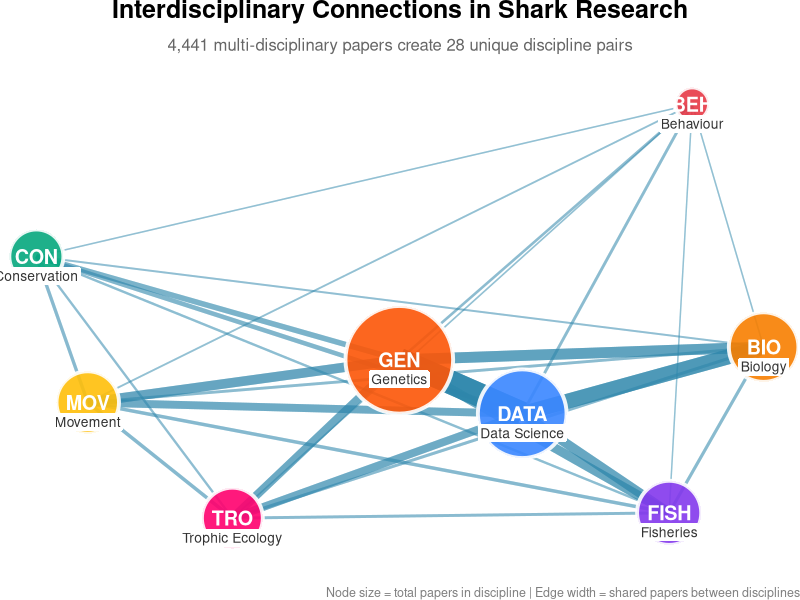
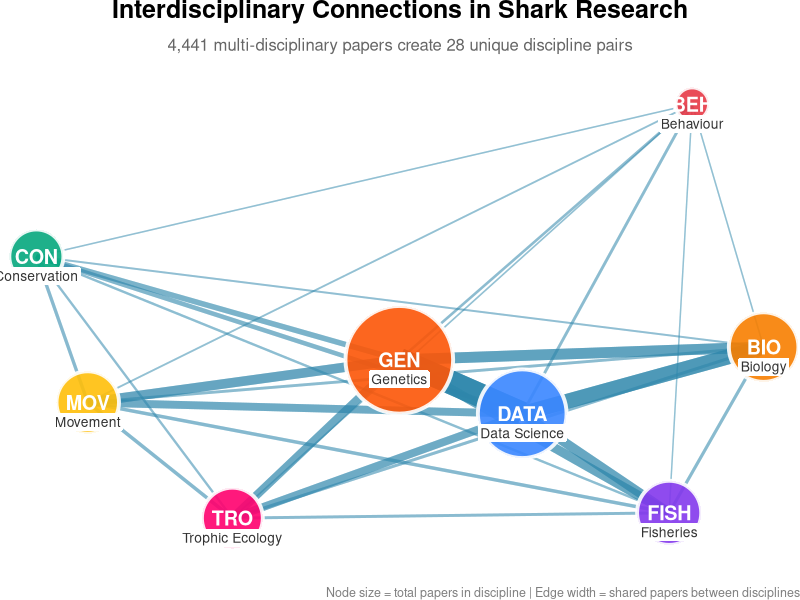
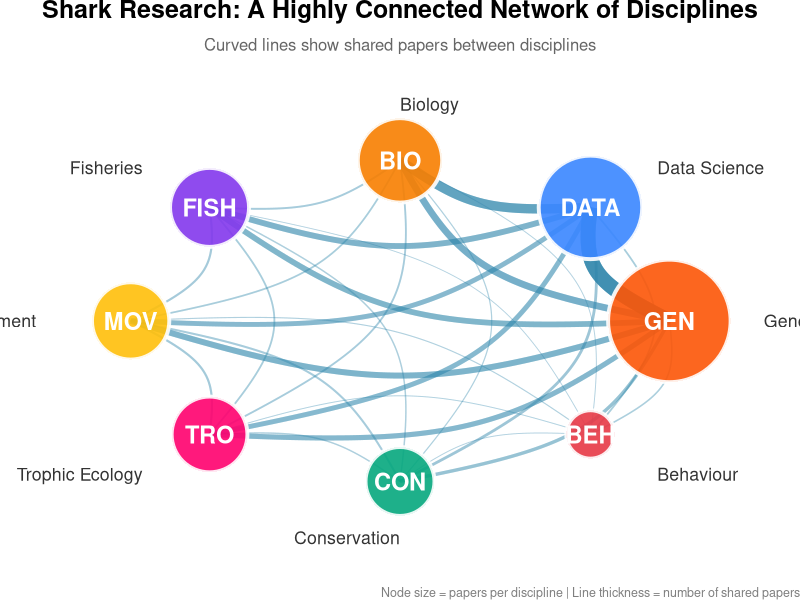
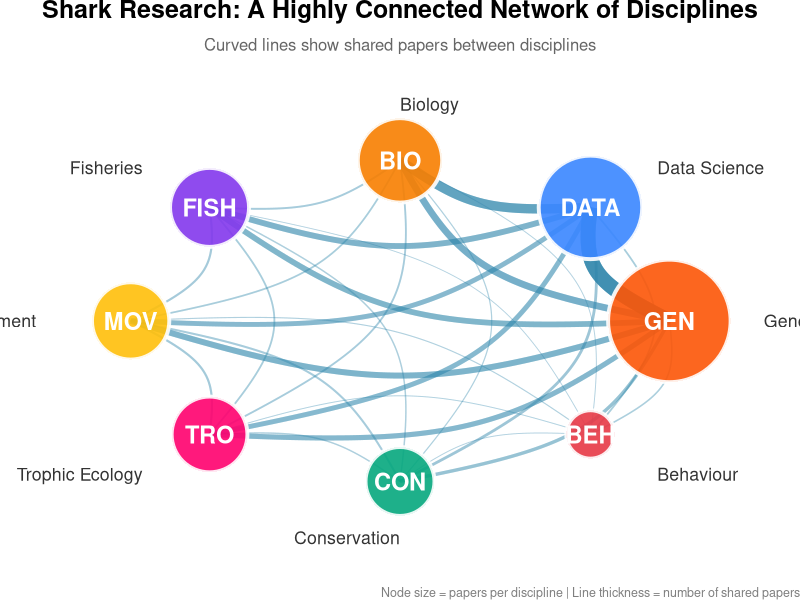
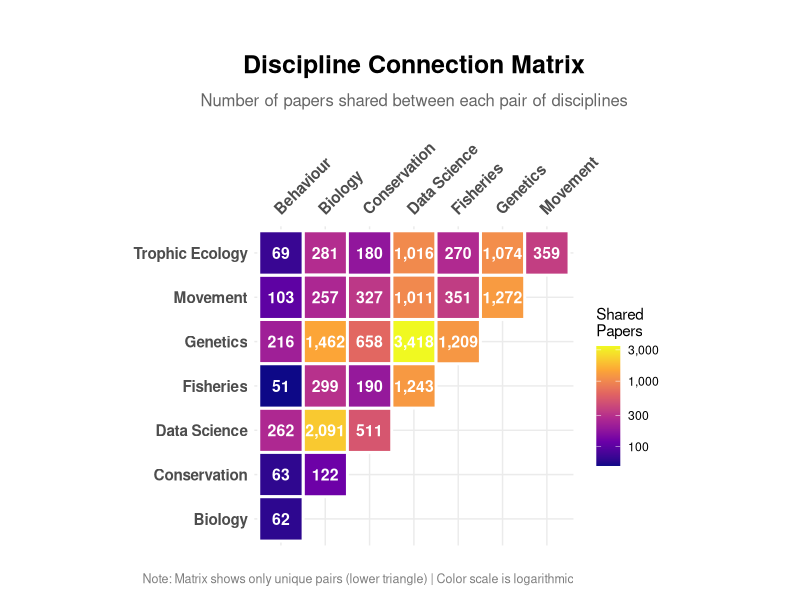
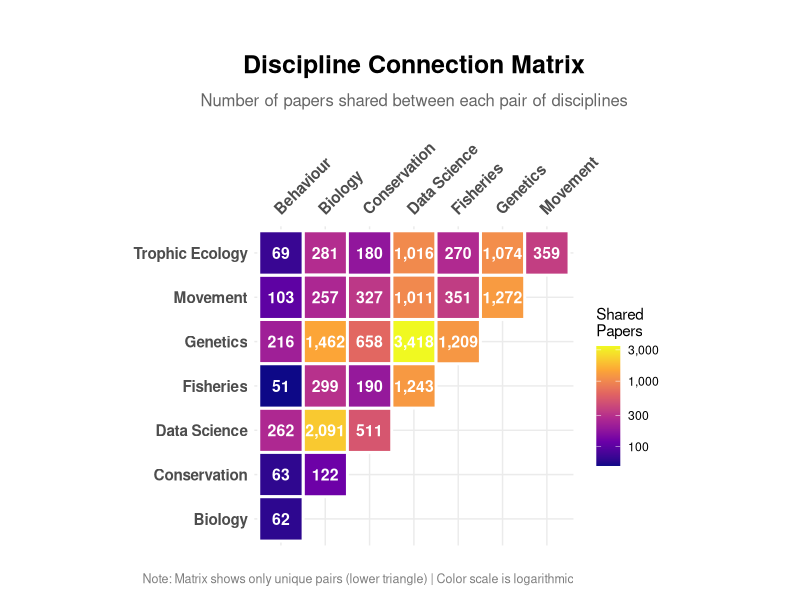
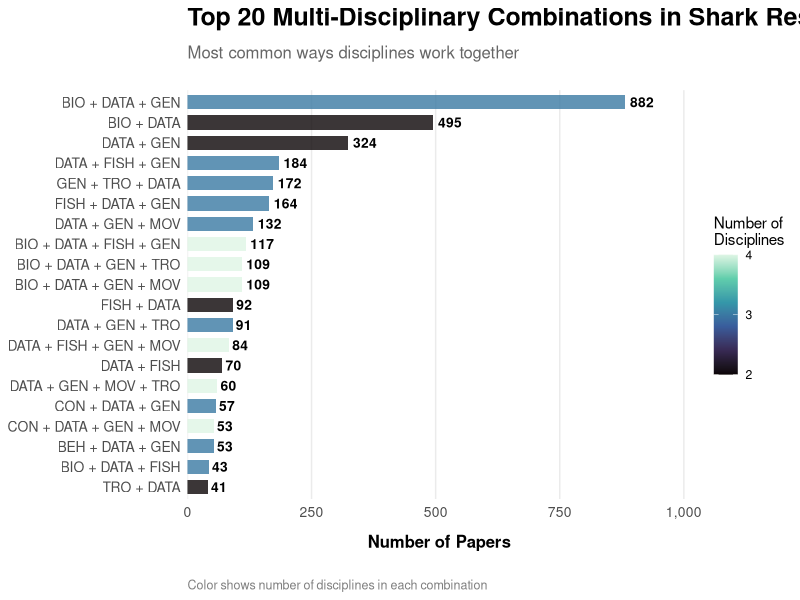
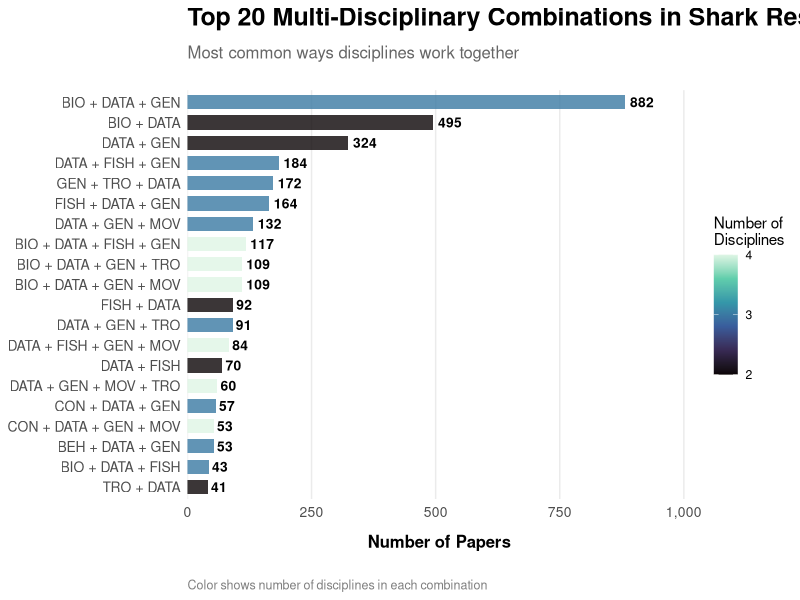

Here is the R script that generated these plots, in order:
#!/usr/bin/env Rscript
# ============================================================================
# ALL DISCIPLINES NETWORK VISUALIZATION
# ============================================================================
# Purpose: Visualize connections between ALL 8 disciplines in shark research
# Shows: Multi-disciplinary papers, collaboration patterns, discipline clusters
# Output: Tree, circular, chord, and matrix visualizations
# ============================================================================

library(tidyverse)
library(igraph)
library(ggraph)
library(scales)
library(viridis)

# ============================================================================
# DISCIPLINE METADATA
# ============================================================================

# Discipline names and colors (from database schema)
discipline_info <- tibble(
  code = c("BEH", "BIO", "CON", "DATA", "FISH", "GEN", "MOV", "TRO"),
  name = c("Behaviour", "Biology", "Conservation", "Data Science",
           "Fisheries", "Genetics", "Movement", "Trophic Ecology"),
  color = c("#E63946", "#F77F00", "#06A77D", "#3A86FF",
            "#8338EC", "#FB5607", "#FFBE0B", "#FF006E")
)

# ============================================================================
# LOAD DATA
# ============================================================================

cat("\n=== LOADING DATA ===\n")

# Load discipline summary (total papers per discipline)
discipline_summary <- read_csv(
  "outputs/analysis/discipline_summary.csv",
  show_col_types = FALSE
)

# Load discipline cooccurrence matrix
cooccur_matrix <- read_csv(
  "outputs/analysis/discipline_cooccurrence_matrix.csv",
  show_col_types = FALSE
)

# Load DATA segmentation for multi-disciplinary analysis
data_seg <- read_csv(
  "outputs/analysis/data_science_segmentation.csv",
  show_col_types = FALSE
)

cat(sprintf("Loaded %d discipline codes\n", nrow(discipline_summary)))
cat(sprintf("Loaded %dx%d cooccurrence matrix\n", nrow(cooccur_matrix), ncol(cooccur_matrix) - 1))
cat(sprintf("Loaded %d papers for multi-discipline analysis\n", nrow(data_seg)))

# ============================================================================
# PREPARE NETWORK DATA
# ============================================================================

cat("\n=== PREPARING NETWORK DATA ===\n")

# Add discipline metadata to summary
discipline_counts <- discipline_summary %>%
  left_join(discipline_info, by = c("discipline_code" = "code")) %>%
  arrange(desc(paper_count))

cat("\nPapers per discipline:\n")
print(discipline_counts, n = Inf)

# Convert cooccurrence matrix to edge list
# The matrix has row names in first column and is symmetric
cooccur_long <- cooccur_matrix %>%
  rename(from_disc = 1) %>%  # First column is row names
  pivot_longer(
    cols = -from_disc,
    names_to = "to_disc",
    values_to = "shared_papers"
  ) %>%
  # Keep only lower triangle (avoid duplicates)
  filter(from_disc < to_disc) %>%
  # Remove zero connections
  filter(shared_papers > 0) %>%
  arrange(desc(shared_papers))

cat(sprintf("\nCreated %d unique discipline pairs\n", nrow(cooccur_long)))

# Show top connections
cat("\nTop 15 discipline connections:\n")
top_conn <- cooccur_long %>%
  head(15) %>%
  left_join(discipline_info, by = c("from_disc" = "code")) %>%
  left_join(discipline_info, by = c("to_disc" = "code")) %>%
  select(from = name.x, to = name.y, papers = shared_papers)
print(top_conn, n = 15)

# Calculate multi-disciplinary statistics
multi_disc_papers <- data_seg %>%
  filter(num_disciplines >= 2)

cat(sprintf("\nMulti-disciplinary papers: %d (%.1f%% of all papers)\n",
            nrow(multi_disc_papers),
            100 * nrow(multi_disc_papers) / nrow(data_seg)))

# Count papers per discipline combination
combination_counts <- multi_disc_papers %>%
  count(disciplines, num_disciplines, name = "papers") %>%
  arrange(desc(papers))

cat("\nTop 10 discipline combinations:\n")
print(head(combination_counts, 10), n = 10)

# ============================================================================
# CREATE NETWORK GRAPH
# ============================================================================

cat("\n=== BUILDING NETWORK GRAPH ===\n")

# Create nodes dataframe
nodes <- discipline_counts %>%
  select(name = discipline_code, full_name = name,
         papers = paper_count, color = color)

# Create edges dataframe (need both directions for undirected visualization)
edges <- bind_rows(
  cooccur_long %>% select(from = from_disc, to = to_disc, weight = shared_papers),
  cooccur_long %>% select(from = to_disc, to = from_disc, weight = shared_papers)
)

# Create igraph object
g <- graph_from_data_frame(edges, directed = FALSE, vertices = nodes)

cat(sprintf("Network: %d nodes, %d edges\n", vcount(g), ecount(g)))

# ============================================================================
# VISUALIZATION 1: FORCE-DIRECTED NETWORK
# ============================================================================

cat("\n=== CREATING FORCE-DIRECTED NETWORK VISUALIZATION ===\n")

set.seed(42)

p_network <- ggraph(g, layout = "fr") +
  # Draw edges (connections between disciplines)
  geom_edge_link(
    aes(width = weight, alpha = weight),
    color = "#2E86AB",
    show.legend = FALSE
  ) +
  scale_edge_width(range = c(0.5, 8)) +
  scale_edge_alpha(range = c(0.3, 0.8)) +
  # Draw nodes (disciplines)
  geom_node_point(
    aes(size = papers, fill = color),
    shape = 21,
    color = "white",
    stroke = 2,
    alpha = 0.9,
    show.legend = FALSE
  ) +
  scale_size(range = c(10, 35)) +
  scale_fill_identity() +
  # Add discipline codes on nodes
  geom_node_text(
    aes(label = name),
    size = 5,
    fontface = "bold",
    color = "white"
  ) +
  # Add full names with white background below nodes
  geom_node_label(
    aes(label = full_name),
    size = 3.5,
    nudge_y = -0.01,
    color = "grey20",
    fill = "white",
    label.padding = unit(0.15, "lines"),
    label.size = 0
  ) +
  # Theme
  theme_void() +
  theme(
    plot.background = element_rect(fill = "white", color = NA),
    panel.background = element_rect(fill = "white", color = NA),
    plot.title = element_text(size = 18, face = "bold", hjust = 0.5, margin = margin(b = 10)),
    plot.subtitle = element_text(size = 12, hjust = 0.5, color = "grey40", margin = margin(b = 20)),
    plot.caption = element_text(size = 9, color = "grey50", margin = margin(t = 20))
  ) +
  labs(
    title = "Interdisciplinary Connections in Shark Research",
    subtitle = sprintf("%s multi-disciplinary papers create %s unique discipline pairs",
                      comma(nrow(multi_disc_papers)),
                      comma(nrow(cooccur_long))),
    caption = "Node size = total papers in discipline | Edge width = shared papers between disciplines"
  )

# Save
ggsave(
  "outputs/figures/all_disciplines_network.png",
  p_network,
  width = 14, height = 10, dpi = 300, bg = "white"
)

ggsave(
  "outputs/figures/all_disciplines_network.pdf",
  p_network,
  width = 14, height = 10, bg = "white"
)

cat("✓ Saved: all_disciplines_network.png/pdf\n")

# ============================================================================
# VISUALIZATION 2: CIRCULAR NETWORK
# ============================================================================

cat("\n=== CREATING CIRCULAR NETWORK VISUALIZATION ===\n")

# Create circular layout with pre-computed positions
circular_layout <- create_layout(g, layout = "circle")

# Calculate positions for text labels (horizontal, outside circle)
n_nodes <- vcount(g)
circular_layout$text_x <- circular_layout$x * 1.35  # Push labels further out
circular_layout$text_y <- circular_layout$y * 1.35
circular_layout$hjust <- ifelse(circular_layout$x > 0, 0, 1)  # Left/right align based on position

p_circular <- ggraph(circular_layout) +
  # Draw edges (curved connections)
  geom_edge_arc(
    aes(width = weight, alpha = weight),
    color = "#2E86AB",
    strength = 0.3,
    show.legend = FALSE
  ) +
  scale_edge_width(range = c(0.3, 5)) +
  scale_edge_alpha(range = c(0.2, 0.7)) +
  # Draw nodes
  geom_node_point(
    aes(size = papers, fill = color),
    shape = 21,
    color = "white",
    stroke = 2,
    alpha = 0.9,
    show.legend = FALSE
  ) +
  scale_size(range = c(15, 40)) +
  scale_fill_identity() +
  # Add discipline codes on nodes
  geom_node_text(
    aes(label = name),
    size = 6,
    fontface = "bold",
    color = "white"
  ) +
  # Add full names outside circle (horizontal text)
  geom_node_text(
    aes(label = full_name,
        x = text_x,
        y = text_y,
        hjust = hjust),
    size = 4.5,
    color = "grey20",
    angle = 0  # Keep all text horizontal
  ) +
  # Theme
  theme_void() +
  theme(
    plot.background = element_rect(fill = "white", color = NA),
    panel.background = element_rect(fill = "white", color = NA),
    plot.title = element_text(size = 18, face = "bold", hjust = 0.5, margin = margin(b = 10)),
    plot.subtitle = element_text(size = 12, hjust = 0.5, color = "grey40", margin = margin(b = 20)),
    plot.caption = element_text(size = 9, color = "grey50", margin = margin(t = 20))
  ) +
  labs(
    title = "Shark Research: A Highly Connected Network of Disciplines",
    subtitle = "Curved lines show shared papers between disciplines",
    caption = "Node size = papers per discipline | Line thickness = number of shared papers"
  )

# Save
ggsave(
  "outputs/figures/all_disciplines_circular.png",
  p_circular,
  width = 14, height = 14, dpi = 300, bg = "white"
)

ggsave(
  "outputs/figures/all_disciplines_circular.pdf",
  p_circular,
  width = 14, height = 14, bg = "white"
)

cat("✓ Saved: all_disciplines_circular.png/pdf\n")

# ============================================================================
# VISUALIZATION 3: CONNECTION MATRIX (HEATMAP)
# ============================================================================

cat("\n=== CREATING CONNECTION MATRIX HEATMAP ===\n")

# Create symmetric matrix with full names
connection_matrix <- cooccur_long %>%
  left_join(discipline_info, by = c("from_disc" = "code")) %>%
  left_join(discipline_info, by = c("to_disc" = "code")) %>%
  select(from_name = name.x, to_name = name.y, papers = shared_papers)

p_matrix <- ggplot(connection_matrix, aes(x = from_name, y = to_name, fill = papers)) +
  geom_tile(color = "white", size = 1) +
  geom_text(aes(label = comma(papers)), size = 4, fontface = "bold", color = "white") +
  scale_fill_viridis_c(
    option = "plasma",
    trans = "log10",
    labels = comma,
    name = "Shared\nPapers"
  ) +
  scale_x_discrete(position = "top") +
  coord_fixed() +
  theme_minimal() +
  theme(
    plot.background = element_rect(fill = "white", color = NA),
    panel.background = element_rect(fill = "white", color = NA),
    axis.text.x.top = element_text(angle = 45, hjust = 0, vjust = 0, size = 11, face = "bold", margin = margin(b = 5)),
    axis.text.y = element_text(size = 11, face = "bold"),
    axis.title = element_blank(),
    legend.position = "right",
    plot.title = element_text(size = 18, face = "bold", hjust = 0.5, margin = margin(b = 10)),
    plot.subtitle = element_text(size = 12, hjust = 0.5, color = "grey40", margin = margin(b = 20)),
    plot.caption = element_text(size = 9, color = "grey50", margin = margin(t = 20)),
    plot.margin = margin(t = 40, r = 10, b = 10, l = 10)  # Extra top margin for rotated labels
  ) +
  labs(
    title = "Discipline Connection Matrix",
    subtitle = "Number of papers shared between each pair of disciplines",
    caption = "Note: Matrix shows only unique pairs (lower triangle) | Color scale is logarithmic"
  )

# Save
ggsave(
  "outputs/figures/all_disciplines_matrix.png",
  p_matrix,
  width = 12, height = 10, dpi = 300, bg = "white"
)

ggsave(
  "outputs/figures/all_disciplines_matrix.pdf",
  p_matrix,
  width = 12, height = 10, bg = "white"
)

cat("✓ Saved: all_disciplines_matrix.png/pdf\n")

# ============================================================================
# VISUALIZATION 4: TOP COMBINATIONS BAR CHART
# ============================================================================

cat("\n=== CREATING TOP COMBINATIONS BAR CHART ===\n")

# Get top 20 combinations and create labels
top20_combinations <- combination_counts %>%
  head(20) %>%
  mutate(
    combination_label = str_replace_all(disciplines, ",", " + "),
    combination_label = fct_reorder(combination_label, papers)
  )

p_combinations <- ggplot(top20_combinations, aes(x = combination_label, y = papers)) +
  geom_col(aes(fill = num_disciplines), alpha = 0.8, width = 0.7) +
  geom_text(aes(label = comma(papers)), hjust = -0.2, size = 3.5, fontface = "bold") +
  scale_fill_viridis_c(
    option = "mako",
    name = "Number of\nDisciplines",
    breaks = 2:max(top20_combinations$num_disciplines)
  ) +
  scale_y_continuous(
    labels = comma,
    expand = expansion(mult = c(0, 0.15))
  ) +
  coord_flip() +
  theme_minimal() +
  theme(
    plot.background = element_rect(fill = "white", color = NA),
    panel.background = element_rect(fill = "white", color = NA),
    panel.grid.major.y = element_blank(),
    panel.grid.minor = element_blank(),
    axis.text.y = element_text(size = 10),
    axis.text.x = element_text(size = 10),
    axis.title.x = element_text(size = 12, face = "bold", margin = margin(t = 10)),
    plot.title = element_text(size = 18, face = "bold", hjust = 0, margin = margin(b = 10)),
    plot.subtitle = element_text(size = 12, hjust = 0, color = "grey40", margin = margin(b = 20)),
    plot.caption = element_text(size = 9, color = "grey50", hjust = 0, margin = margin(t = 20)),
    legend.position = "right"
  ) +
  labs(
    title = "Top 20 Multi-Disciplinary Combinations in Shark Research",
    subtitle = "Most common ways disciplines work together",
    x = NULL,
    y = "Number of Papers",
    caption = "Color shows number of disciplines in each combination"
  )

# Save
ggsave(
  "outputs/figures/all_disciplines_top_combinations.png",
  p_combinations,
  width = 12, height = 10, dpi = 300, bg = "white"
)

ggsave(
  "outputs/figures/all_disciplines_top_combinations.pdf",
  p_combinations,
  width = 12, height = 10, bg = "white"
)

cat("✓ Saved: all_disciplines_top_combinations.png/pdf\n")

# ============================================================================
# VISUALIZATION 5: DISCIPLINARY BREADTH OVER TIME
# ============================================================================

cat("\n=== CREATING DISCIPLINARY BREADTH TIMELINE ===\n")

# Calculate average number of disciplines per paper over time
breadth_timeline <- data_seg %>%
  filter(year >= 1950 & !is.na(year)) %>%
  group_by(year) %>%
  summarise(
    avg_disciplines = mean(num_disciplines, na.rm = TRUE),
    median_disciplines = median(num_disciplines, na.rm = TRUE),
    pct_multi = 100 * mean(num_disciplines > 1),
    total_papers = n(),
    .groups = "drop"
  )

p_breadth <- ggplot(breadth_timeline, aes(x = year)) +
  # Average disciplines per paper
  geom_line(aes(y = avg_disciplines, color = "Average"), size = 1.5, alpha = 0.8) +
  geom_point(aes(y = avg_disciplines, color = "Average"), size = 2, alpha = 0.6) +
  # Median disciplines per paper
  geom_line(aes(y = median_disciplines, color = "Median"), size = 1.5, alpha = 0.8, linetype = "dashed") +
  # Percentage multi-disciplinary (secondary axis)
  geom_line(aes(y = pct_multi / 50, color = "% Multi-disciplinary"), size = 1.5, alpha = 0.8) +
  geom_point(aes(y = pct_multi / 50, color = "% Multi-disciplinary"), size = 2, alpha = 0.6) +
  # Scales
  scale_y_continuous(
    name = "Average Disciplines per Paper",
    sec.axis = sec_axis(~ . * 50, name = "% Multi-Disciplinary Papers")
  ) +
  scale_color_manual(
    values = c("Average" = "#2E86AB", "Median" = "#A23B72", "% Multi-disciplinary" = "#F18F01"),
    name = NULL
  ) +
  scale_x_continuous(breaks = seq(1950, 2025, by = 10)) +
  theme_minimal() +
  theme(
    plot.background = element_rect(fill = "white", color = NA),
    panel.background = element_rect(fill = "white", color = NA),
    panel.grid.minor = element_blank(),
    axis.text = element_text(size = 11),
    axis.title = element_text(size = 12, face = "bold"),
    axis.title.y.right = element_text(color = "#F18F01"),
    axis.text.y.right = element_text(color = "#F18F01"),
    legend.position = "bottom",
    legend.text = element_text(size = 11),
    plot.title = element_text(size = 18, face = "bold", hjust = 0, margin = margin(b = 10)),
    plot.subtitle = element_text(size = 12, hjust = 0, color = "grey40", margin = margin(b = 20)),
    plot.caption = element_text(size = 9, color = "grey50", hjust = 0, margin = margin(t = 20))
  ) +
  labs(
    title = "Growing Interdisciplinarity in Shark Research (1950-2025)",
    subtitle = "Papers increasingly integrate multiple disciplines",
    x = "Year",
    caption = sprintf("Based on %s papers with discipline classifications",
                     comma(nrow(data_seg)))
  )

# Save
ggsave(
  "outputs/figures/all_disciplines_breadth_timeline.png",
  p_breadth,
  width = 14, height = 8, dpi = 300, bg = "white"
)

ggsave(
  "outputs/figures/all_disciplines_breadth_timeline.pdf",
  p_breadth,
  width = 14, height = 8, bg = "white"
)

cat("✓ Saved: all_disciplines_breadth_timeline.png/pdf\n")

# ============================================================================
# SUMMARY STATISTICS
# ============================================================================

cat("\n")
cat(paste0(strrep("=", 70), "\n"))
cat("ALL DISCIPLINES NETWORK ANALYSIS - SUMMARY\n")
cat(paste0(strrep("=", 70), "\n\n"))

cat("DISCIPLINE COUNTS:\n")
print(discipline_counts, n = Inf)

cat("\n\nMULTI-DISCIPLINARY PAPERS:\n")
cat(sprintf("  Total papers analyzed: %s\n", comma(nrow(data_seg))))
cat(sprintf("  Multi-disciplinary (2+): %s (%.1f%%)\n",
            comma(nrow(multi_disc_papers)),
            100 * nrow(multi_disc_papers) / nrow(data_seg)))
cat(sprintf("  Single discipline only: %s (%.1f%%)\n",
            comma(nrow(data_seg) - nrow(multi_disc_papers)),
            100 * (nrow(data_seg) - nrow(multi_disc_papers)) / nrow(data_seg)))

cat("\n\nTOP 10 DISCIPLINE PAIRS:\n")
print(head(top_conn, 10), n = 10)

cat("\n\nTOP 10 MULTI-DISCIPLINE COMBINATIONS:\n")
top10_comb <- combination_counts %>%
  head(10) %>%
  mutate(combination = str_replace_all(disciplines, ",", " + "))
print(top10_comb %>% select(combination, papers, num_disciplines), n = 10)

cat("\n\nINTERDISCIPLINARITY TRENDS:\n")
recent_breadth <- breadth_timeline %>% filter(year >= 2015)
cat(sprintf("  Average disciplines per paper (2015-2025): %.2f\n", mean(recent_breadth$avg_disciplines)))
cat(sprintf("  Median disciplines per paper (2015-2025): %.2f\n", mean(recent_breadth$median_disciplines)))
cat(sprintf("  %% multi-disciplinary papers (2015-2025): %.1f%%\n", mean(recent_breadth$pct_multi)))

cat("\n\nVISUALIZATIONS CREATED:\n")
cat("  1. all_disciplines_network.png/pdf - Force-directed network layout\n")
cat("  2. all_disciplines_circular.png/pdf - Circular network layout\n")
cat("  3. all_disciplines_matrix.png/pdf - Connection heatmap matrix\n")
cat("  4. all_disciplines_top_combinations.png/pdf - Top 20 combinations bar chart\n")
cat("  5. all_disciplines_breadth_timeline.png/pdf - Interdisciplinarity over time\n")

cat("\n")
cat(paste0(strrep("=", 70), "\n"))
cat("ANALYSIS COMPLETE\n")
cat(paste0(strrep("=", 70), "\n"))
